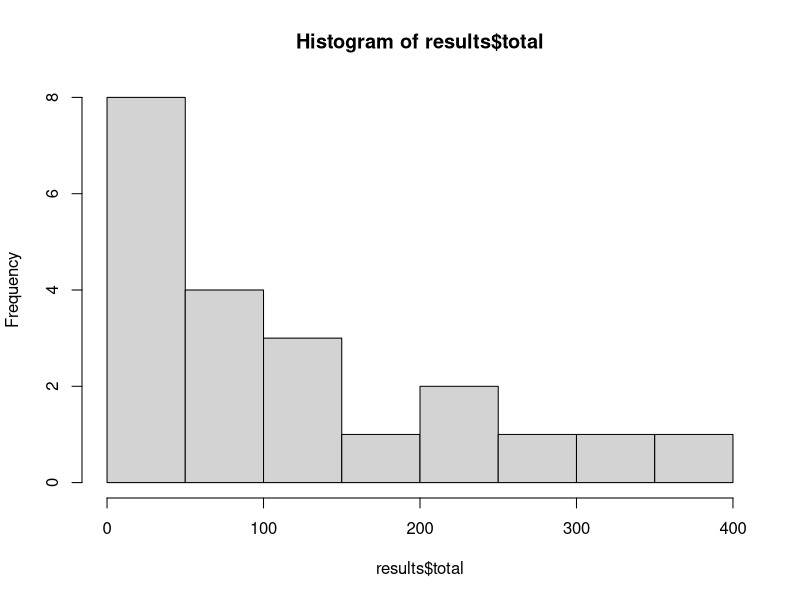
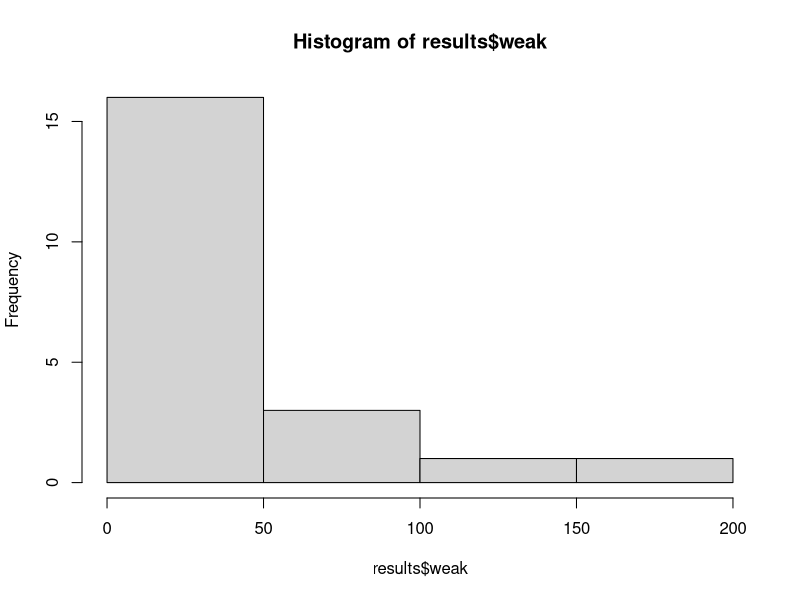
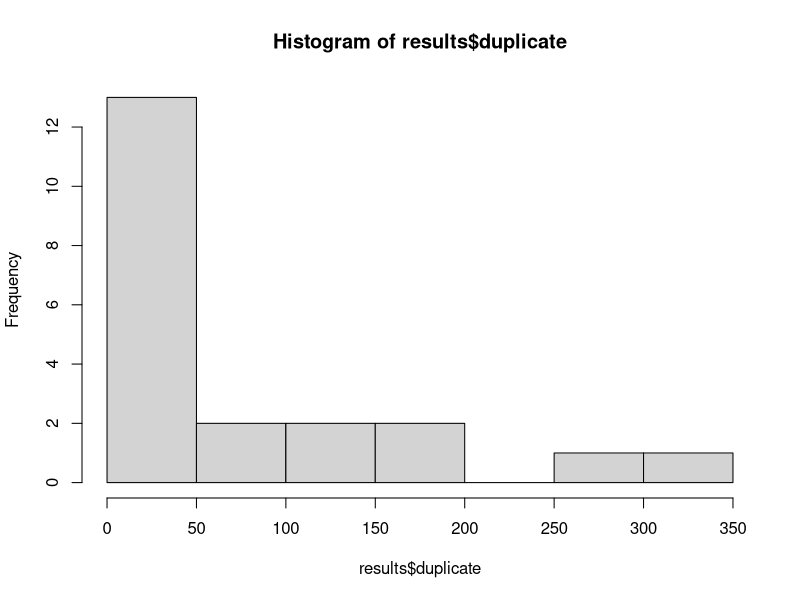

Here is the R script that generated these plots, in order:
results <- read.csv('./results.csv')

#> We create convenient names for the variables that are interesting
results$total <- results$How.many.passwords.in.total.does.your.Password.Manager.manage.for.you.
results$weak <- results$How.many.weak.passwords.in.total.does.your.Password.Manager.report.
results$duplicate <- results$How.many.duplicate.reused.repeated.non.unique.passwords.in.total.does.your.Password.Manager.report.
results$method <- results$When.you.are.creating.an.account.on.a.website.or.changing.your.password..are.you.more.likely.to...Selected.Choice

#> We examine normality for variables (not expecting it... just taking a look)
hist(results$total)
hist(results$weak)
hist(results$duplicate)
table(results$method)

#> Let's check whether distributions for both methods are different
kruskal.test(total ~ method, data = results)
kruskal.test(weak ~ method, data = results)
kruskal.test(duplicate ~ method, data = results)

#> We remove those folks with less than 10 passwords
results <- results[ -c(results$total<10), ]

#> Let's check whether distributions for both methods are different
kruskal.test(total ~ method, data = results)
kruskal.test(weak ~ method, data = results)
kruskal.test(duplicate ~ method, data = results)
